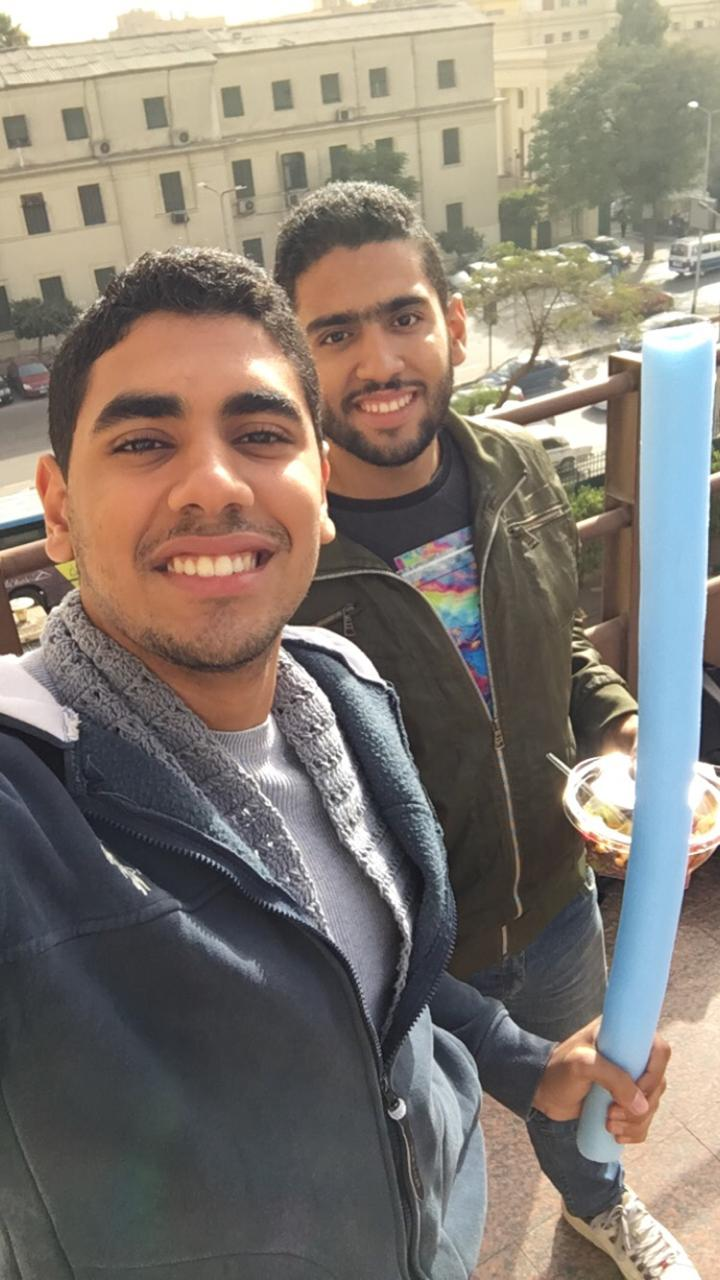
#> input picture Speaker_Detection/face_landmarks/images/IMG-20200328-WA0085.jpg, 720 x 1280 px
$ python -i LPQ.py   (imports and definitions only)
#> lines starting #> are read from the running program, lines starting #| are printed output that depends on the picture
import numpy as np
from scipy.signal import convolve2d

def lpq(img,winSize=3,mode='nh'):
    STFTalpha = 1/winSize  # alpha in STFT approaches (for Gaussian derivative alpha=1)
    sigmaS = (winSize-1)/4 # Sigma for STFT Gaussian window (applied if freqestim==2)
    sigmaA = 8/(winSize-1) # Sigma for Gaussian derivative quadrature filters (applied if freqestim==3)

    convmode='valid' # Compute descriptor responses only on part that have full neigborhood. Use 'same' if all pixels are included (extrapolates np.image with zeros).

    img = np.float64(img)           # Convert np.image to double
    r = (winSize-1)/2               # Get radius from window size
    x = np.arange(-r,r+1)[np.newaxis] # Form spatial coordinates in window


    #  Basic STFT filters
    w0 = np.ones_like(x)
    print(w0.shape)
    w1 = np.exp(-2*np.pi*x*STFTalpha*1j)
    w2 = np.conj(w1)

    ## Run filters to compute the frequency response in the four points. Store np.real and np.imaginary parts separately
    # Run first filter
    filterResp1 = convolve2d(convolve2d(img, w0.T, convmode),w1,convmode)
    filterResp2 = convolve2d(convolve2d(img, w1.T, convmode),w0,convmode)
    filterResp3 = convolve2d(convolve2d(img, w1.T, convmode),w1,convmode)
    filterResp4 = convolve2d(convolve2d(img, w1.T, convmode),w2,convmode)

    # Initilize frequency domain matrix for four frequency coordinates (np.real and np.imaginary parts for each frequency).
    freqResp = np.dstack([filterResp1.real, filterResp1.imag,
                        filterResp2.real, filterResp2.imag,
                        filterResp3.real, filterResp3.imag,
                        filterResp4.real, filterResp4.imag])
    print(freqResp.shape)
    ## Perform quantization and compute LPQ codewords
    inds = np.arange(freqResp.shape[2])[np.newaxis,np.newaxis,:]
    LPQdesc=((freqResp>0)*(2**inds)).sum(2)

    ## Switch format to uint8 if LPQ code np.image is required as output
    if mode == 'im':
        LPQdesc=np.uint8(LPQdesc)

    ## Histogram if needed
    if mode == 'nh' or mode == 'h':
        LPQdesc=np.histogram(LPQdesc.flatten(),range(256))[0]

    ## Normalize histogram if needed
    if mode == 'nh':
        LPQdesc = LPQdesc/LPQdesc.sum()

    #print(LPQdesc)
    return LPQdesc


# [46 lines left out: function lpq_plus, not called in this run]

>>> import cv2
>>> picture = cv2.imread('../../Speaker_Detection/face_landmarks/images/IMG-20200328-WA0085.jpg', cv2.IMREAD_GRAYSCALE)
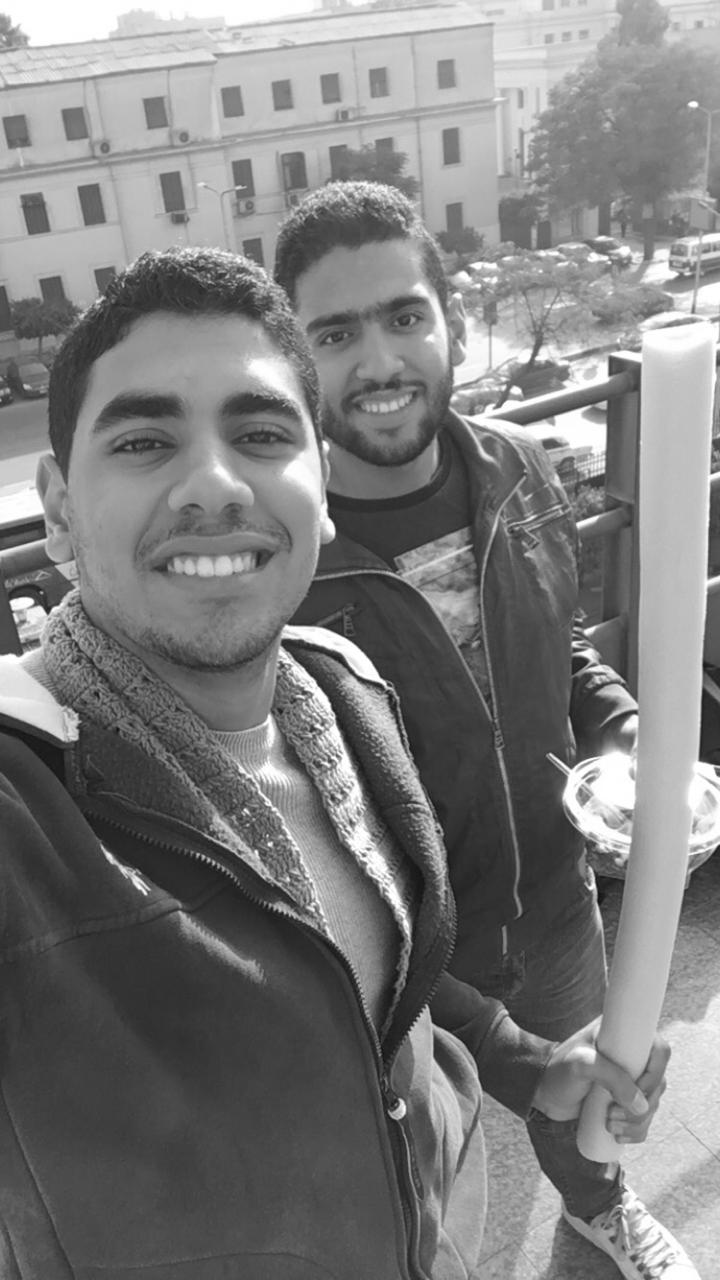
#> picture: shape (1280, 720); min 15, max 255, mean 124.9
>>> result = lpq(picture)
#| (1278, 718, 8)
#> in lpq, `LPQdesc=((freqResp>0)*(2**inds)).sum(2)`:
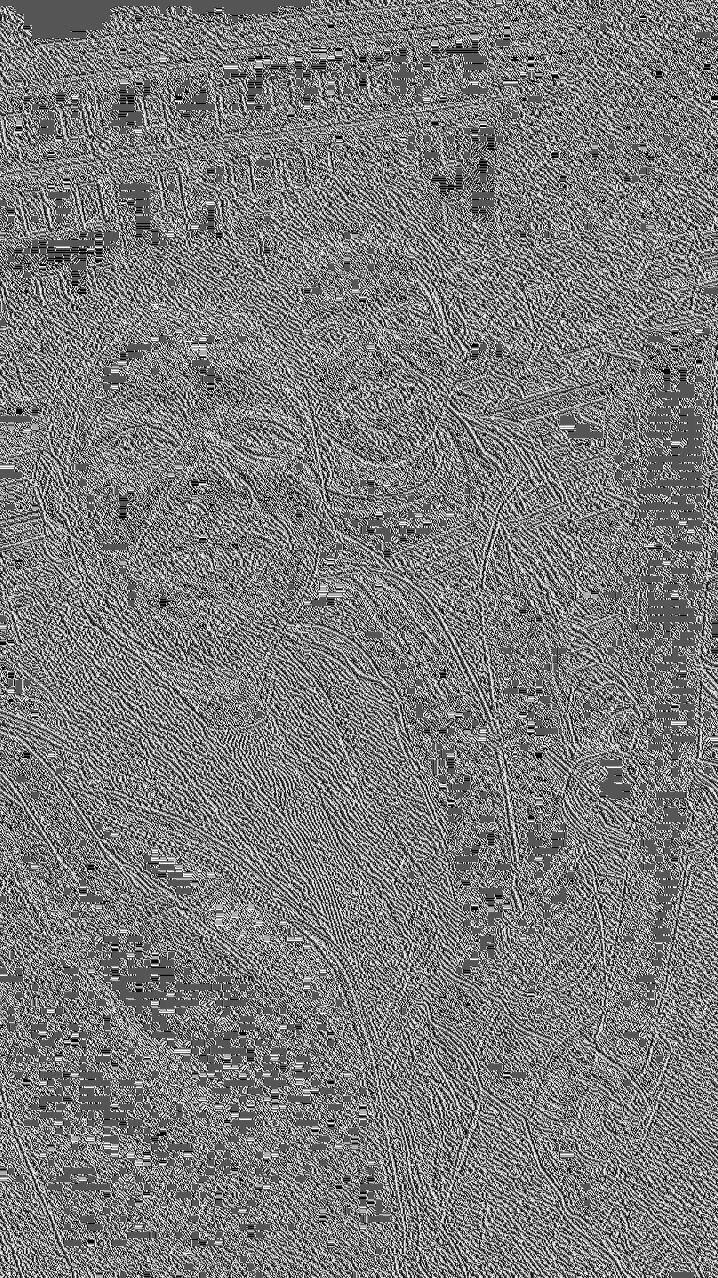
#> LPQdesc: shape (1278, 718) int64; min 0, max 255, mean 123.2
#> in lpq, `LPQdesc=np.histogram(LPQdesc.flatten(),range(256))[0]`: LPQdesc = 255 values, max 48188 at index 85, min 265 at index 120, mean 3598.4
#> in lpq, `LPQdesc = LPQdesc/LPQdesc.sum()`: LPQdesc = 255 values, max 0.0525 at index 85, min 0.000289 at index 120, mean 0.00392
#> result has the same summary as LPQdesc in lpq

$ run again, on Speaker_Detection/face_landmarks/images/baby+loay - Copy.jpg
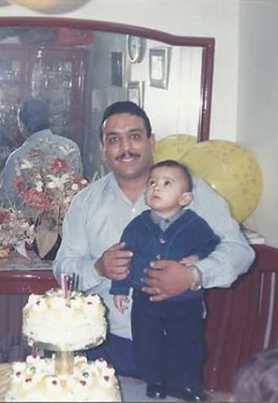
#> input picture Speaker_Detection/face_landmarks/images/baby+loay - Copy.jpg, 278 x 403 px
#> `picture = cv2.imread('../../Speaker_Detection/face_landmarks/images/IM..`:
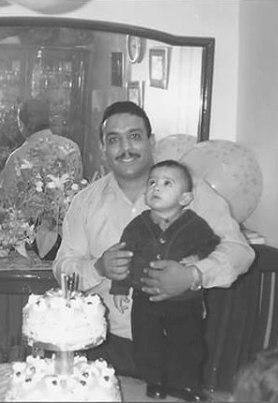
#> picture: shape (403, 278); min 34, max 255, mean 146.3
#| (401, 276, 8)
#> in lpq, `LPQdesc=((freqResp>0)*(2**inds)).sum(2)`:
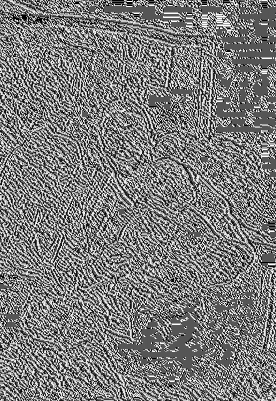
#> LPQdesc: shape (401, 276) int64; min 0, max 255, mean 123.4
#> in lpq, `LPQdesc=np.histogram(LPQdesc.flatten(),range(256))[0]`: LPQdesc = 255 values, max 7363 at index 85, min 31 at index 120, mean 434
#> in lpq, `LPQdesc = LPQdesc/LPQdesc.sum()`: LPQdesc = 255 values, max 0.0665 at index 85, min 0.00028 at index 120, mean 0.00392
#> result has the same summary as LPQdesc in lpq

$ run again, on Speaker_Detection/face_landmarks/images/loay.jpg
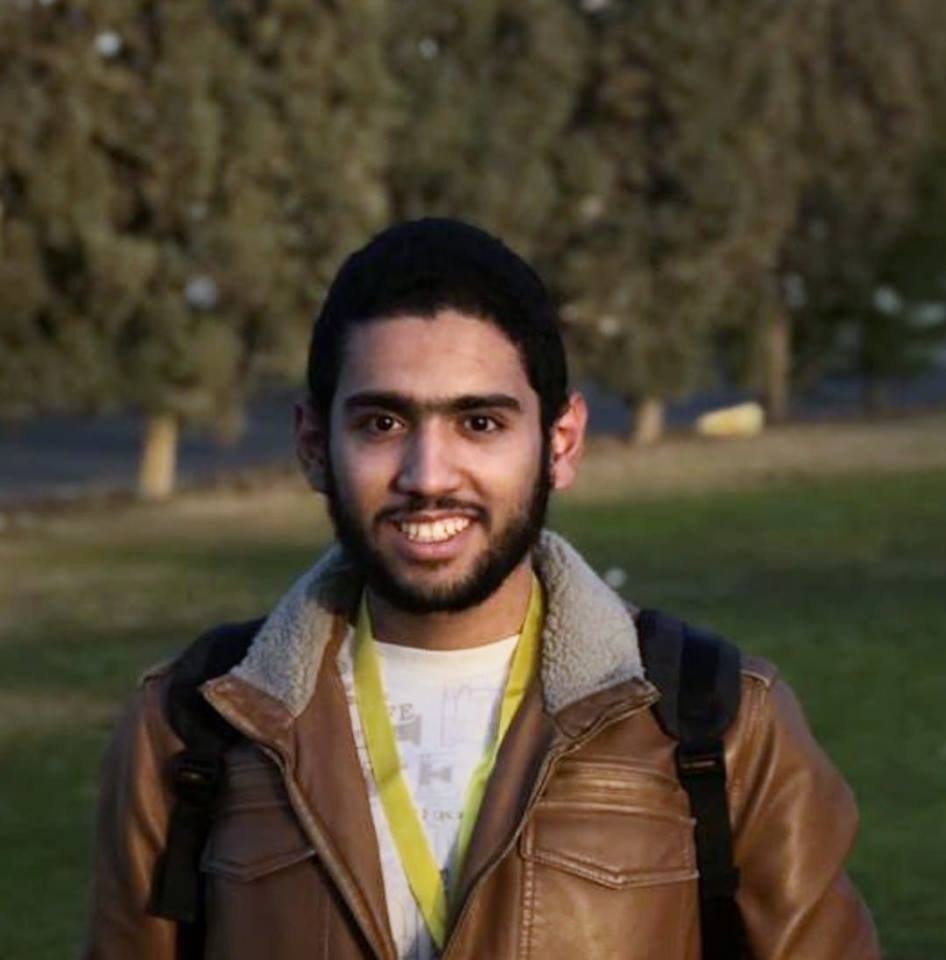
#> input picture Speaker_Detection/face_landmarks/images/loay.jpg, 946 x 960 px
#> `picture = cv2.imread('../../Speaker_Detection/face_landmarks/images/IM..`:
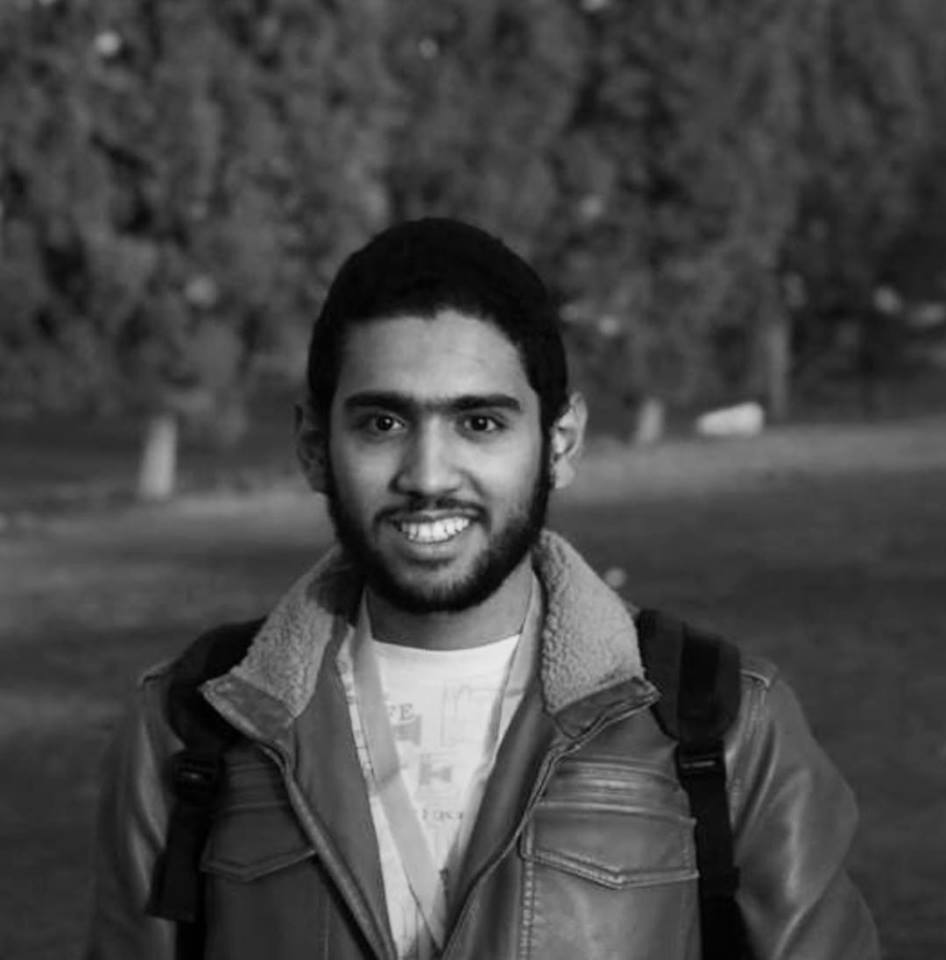
#> picture: shape (960, 946); min 0, max 238, mean 69.8
#| (958, 944, 8)
#> in lpq, `LPQdesc=((freqResp>0)*(2**inds)).sum(2)`:
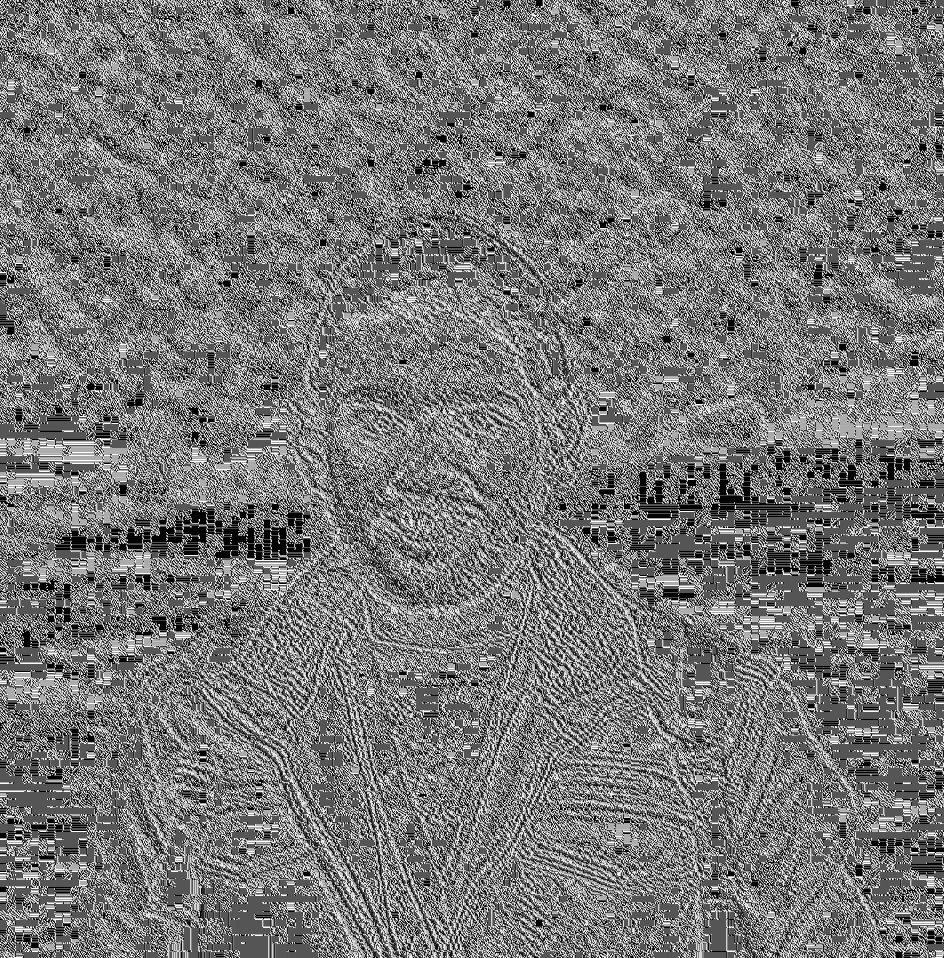
#> LPQdesc: shape (958, 944) int64; min 0, max 255, mean 119.5
#> in lpq, `LPQdesc=np.histogram(LPQdesc.flatten(),range(256))[0]`: LPQdesc = 255 values, max 77461 at index 85, min 287 at index 121, mean 3546.5
#> in lpq, `LPQdesc = LPQdesc/LPQdesc.sum()`: LPQdesc = 255 values, max 0.0857 at index 85, min 0.000317 at index 121, mean 0.00392
#> result has the same summary as LPQdesc in lpq

$ run again, on Speaker_Detection/face_landmarks/images/loayy.jpg
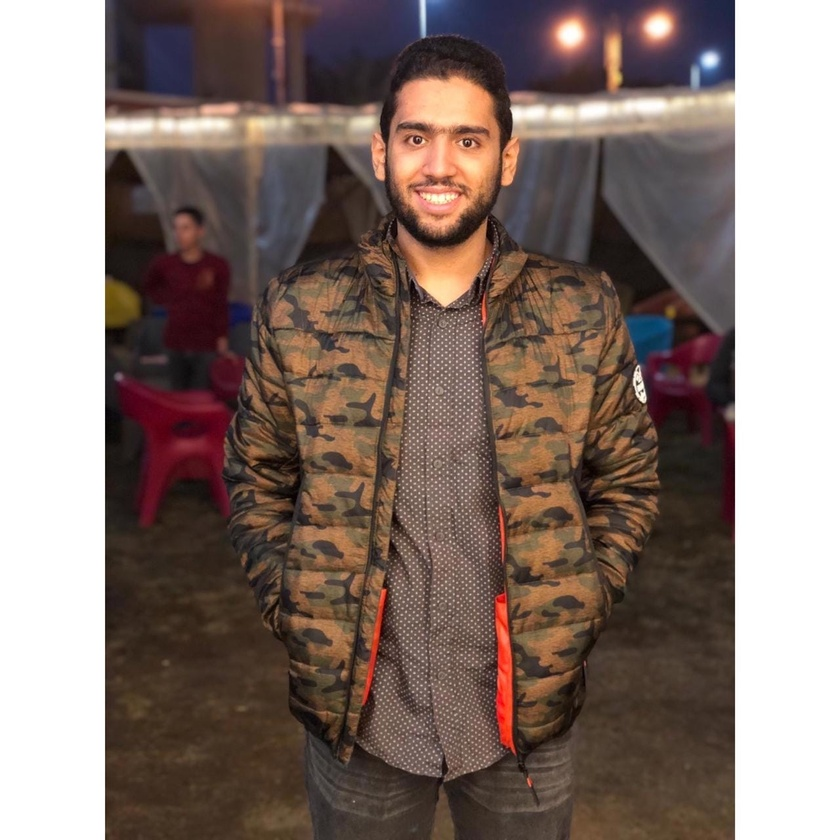
#> input picture Speaker_Detection/face_landmarks/images/loayy.jpg, 840 x 840 px, shrunk from 1280 x 1280 before the run
#> `picture = cv2.imread('../../Speaker_Detection/face_landmarks/images/IM..`:
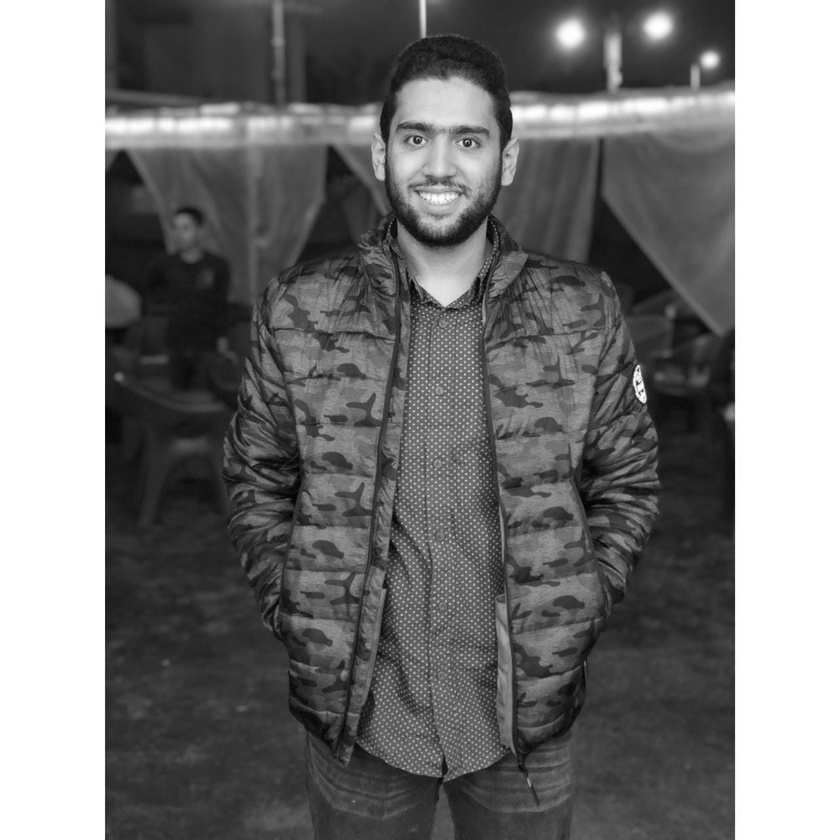
#> picture: shape (840, 840); min 1, max 255, mean 121
#| (838, 838, 8)
#> in lpq, `LPQdesc=((freqResp>0)*(2**inds)).sum(2)`:
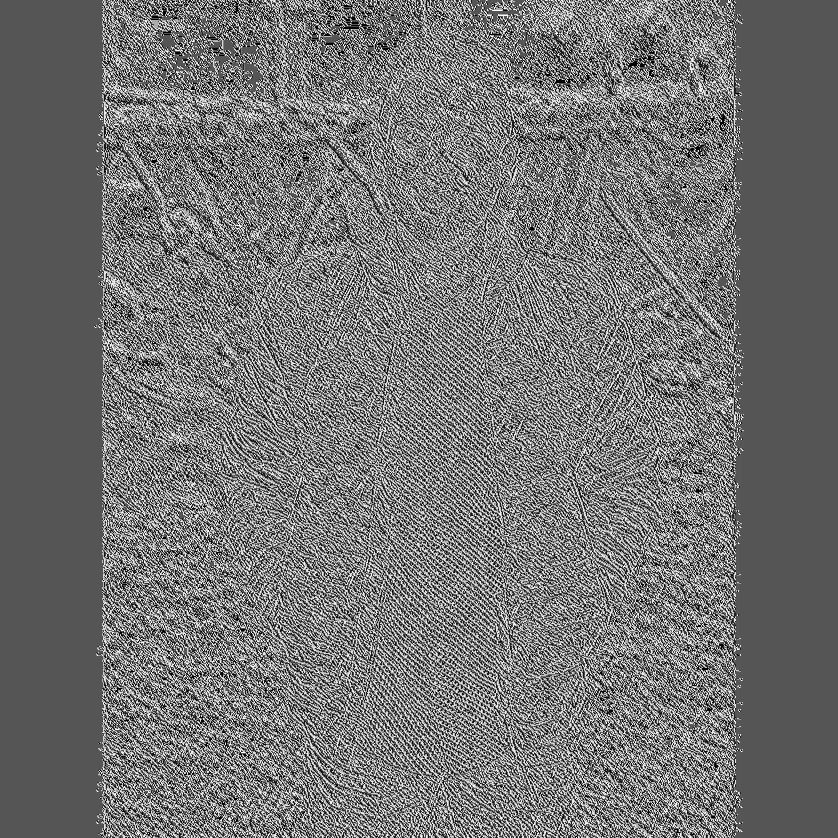
#> LPQdesc: shape (838, 838) int64; min 0, max 255, mean 115.4
#> in lpq, `LPQdesc=np.histogram(LPQdesc.flatten(),range(256))[0]`: LPQdesc = 255 values, max 174923 at index 85, min 254 at index 120, mean 2753.9
#> in lpq, `LPQdesc = LPQdesc/LPQdesc.sum()`: LPQdesc = 255 values, max 0.249 at index 85, min 0.000362 at index 120, mean 0.00392
#> result has the same summary as LPQdesc in lpq
